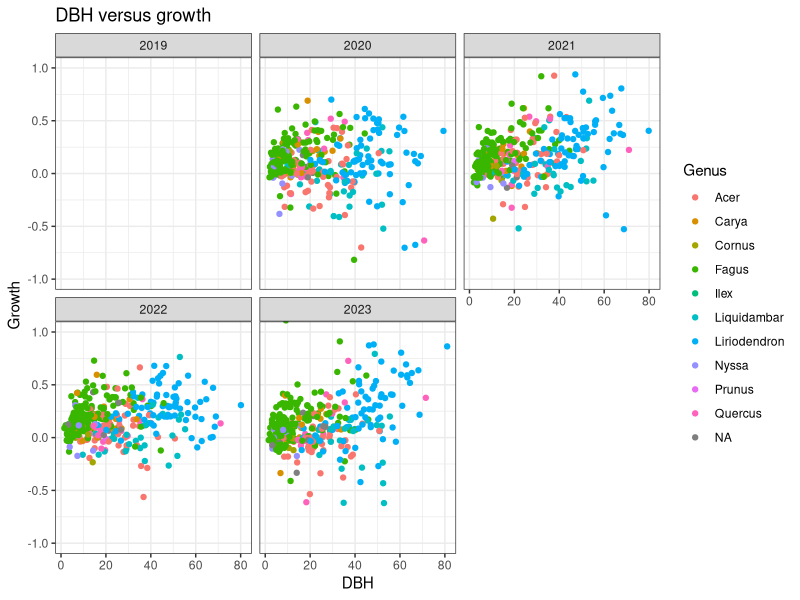
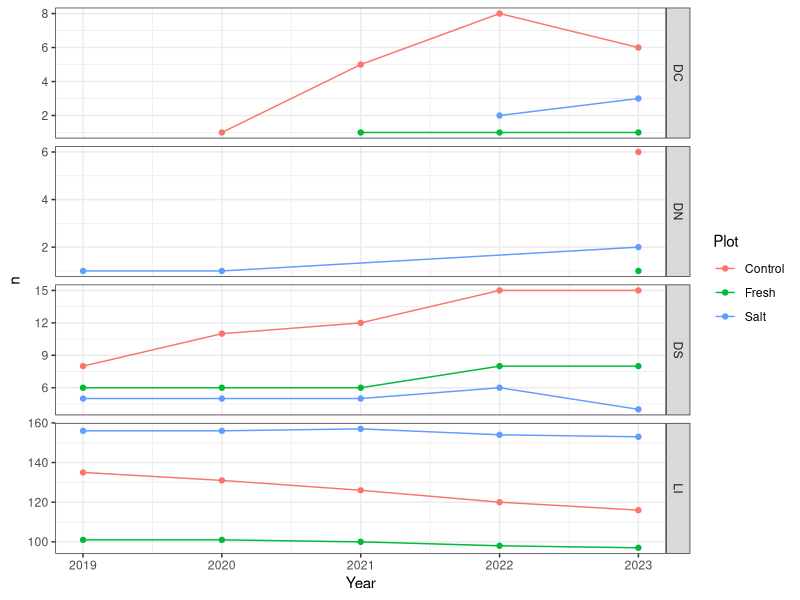
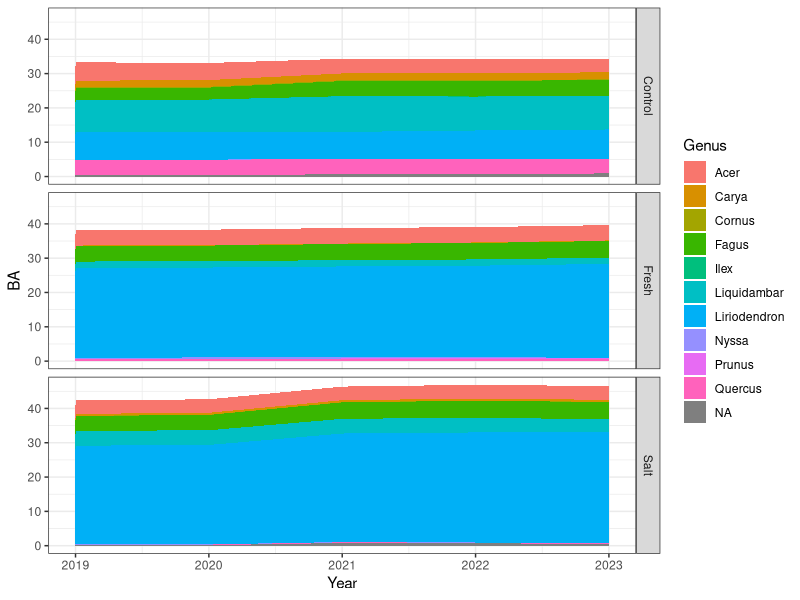
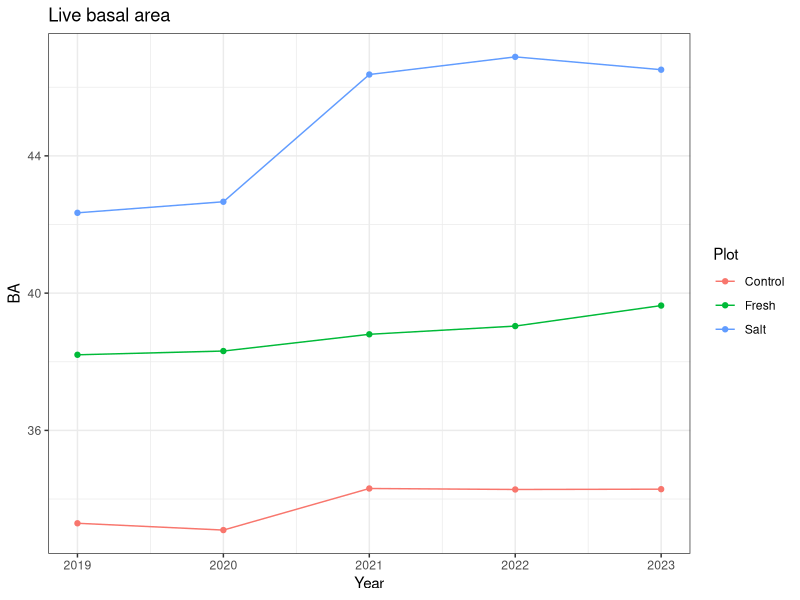
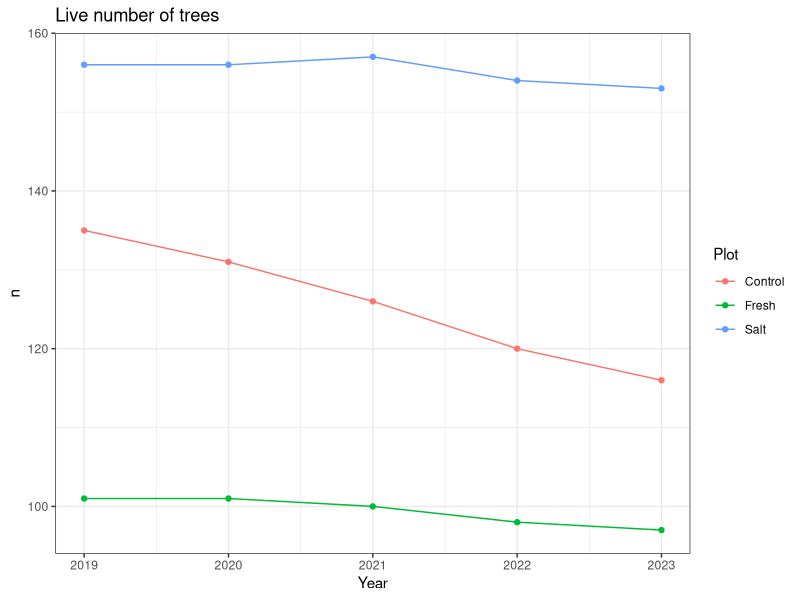

Write the R code that produced these figures, in order.
## ---- chunk 1
knitr::opts_chunk$set(echo = TRUE)

# QA/QC and summarize the TEMPEST inventory data
# BBL March 22022

library(readr)
library(dplyr)
library(tidyr)
library(ggplot2)
theme_set(theme_bw())
## ---- chunk 2
inv <- read_csv("../Data/tree_inventory/inventory.csv",
                col_types = "ccdcdDccdDcDdcDdcDdclcc")

genera <- read_csv("../Data/tree_inventory/species-genera.csv", 
                   col_types = "cc")

# There are some trees in our records that aren't in the plot, because of plot
# relocation several years ago. Remove them
inv <- filter(inv, In_Plot)

# Compute growth
# Growth_{year} is the difference between DBH_{year} and DBH_{year-1}
# It may be negative, because of inaccuracies in hand measurement of DBH
# Also flag resurrection and zombie trees
cn <- colnames(inv)
cn <- cn[grep("DBH_[0-9]{4}$", cn)]
years <- as.integer(gsub("DBH_", "", cn))
for(yr in years[-1]) {
    inv[[paste0("Growth_", yr)]] <- inv[[paste0("DBH_", yr)]] - inv[[paste0("DBH_", yr-1)]]
    inv[[paste0("Resurrect_", yr)]] <- inv[[paste0("Status_", yr)]] == "LI" &
        inv[[paste0("Status_", yr-1)]] %in% c("DS", "DC")
    inv[[paste0("Zombie_", yr)]] <- inv[[paste0("Status_", yr)]] == "DS" &
        inv[[paste0("Status_", yr-1)]] == c("DC")}

# The inventory file is 'wide'; we want it long
# Helper function: pivot_longer and separate {prefix}_{year}
pivot_and_split <- function(df, col_prefix) {
    stopifnot(any(grepl(col_prefix, colnames(df)))) # not present
    newcol <- gsub("_", "", col_prefix)
    df %>%
        select(Plot, Section, Tag, Grid, Species_code, starts_with(col_prefix)) %>%
        pivot_longer(cols = starts_with(col_prefix), values_to = newcol) %>%
        separate(name, into = c("x", "Year")) %>%
        select(-x)
}

# Reshape and split the date_{year}, Status_{year}, and DBH_{year} columns
inv_long_dbh <- pivot_and_split(inv, "DBH_")
inv_long_date <- pivot_and_split(inv, "Date_")
inv_long_growth <- pivot_and_split(inv, "Growth_")
inv_long_resurrect <- pivot_and_split(inv, "Resurrect_")
inv_long_zombie <- pivot_and_split(inv, "Zombie_")
joincols <- c("Plot", "Section", "Tag", "Grid", "Species_code", "Year")
inv %>%
    pivot_and_split("Status_") %>%
    left_join(inv_long_dbh, by = joincols) %>%
    left_join(inv_long_growth, by = joincols) %>%
    left_join(inv_long_resurrect, by = joincols) %>%
    left_join(inv_long_zombie, by = joincols) %>%
    left_join(inv_long_date, by = joincols) %>%
    # clean up
    mutate(Year = as.integer(Year)) %>%
    arrange(Plot, Tag, Year) %>% 
    # add genus information for cleaner graphs
    left_join(genera, by = "Species_code") %>% 
    # status codes propagate to following years
    mutate(Status_original = Status) %>% 
    fill(Status) ->
    inv_long

rm(inv_long_dbh, inv_long_date, inv_long_growth, inv_long_resurrect, inv_long_zombie)
## ---- chunk 3
growth_limits <- c(-1.0, 1.0)
ggplot(inv_long, aes(DBH, Growth, color = Genus)) +
    geom_jitter(na.rm = TRUE) + 
    coord_cartesian(ylim = growth_limits) + 
    ggtitle("DBH versus growth") +
    facet_wrap(~Year)

inv_long %>% 
    filter(Growth >= min(growth_limits), Growth <= max(growth_limits)) %>% 
    group_by(Genus, Year) %>% 
    summarise(Growth = mean(Growth, na.rm = TRUE),
              .groups = "drop") %>% 
    pivot_wider(names_from = "Year", values_from = "Growth") %>% 
    knitr::kable(caption = "Growth by genus and year", digits = 2)

inv_long %>% 
    filter(Growth < min(growth_limits) | Growth > max(growth_limits)) %>% 
    select(Plot, Section, Tag, Grid, Species_code, Year, Status, DBH, Growth) %>% 
    knitr::kable(caption = "Extreme growth values")
## ---- chunk 4
inv_long %>% 
    filter(Resurrect) %>% 
    select(Plot, Section, Tag, Grid, Species_code, Year, Status, DBH) %>% 
    knitr::kable()
## ---- chunk 5
inv_long %>% 
    filter(Zombie) %>% 
    select(Plot, Section, Tag, Grid, Species_code, Year, Status, DBH) %>% 
    knitr::kable()
## ---- chunk 6
inv_long %>% 
    filter(!Status %in% c("LI", "DS", "DC", "DN")) %>% 
    knitr::kable(caption = "Bad status")

inv_long %>% 
    filter(DBH < 1) %>% 
    knitr::kable(caption = "Bad DBH")

inv_long %>%
    filter(Status == "LI", is.na(Species_code)) %>%
    group_by(Plot, Section, Tag, Grid, Species_code) %>% 
    summarise(Year = paste(Year, collapse = ", "), .groups = "drop") %>% 
    knitr::kable(caption = "Live tree, unknown species")
## ---- chunk 7
# Number of trees
inv_long %>%
    group_by(Plot, Year, Status) %>%
    summarise(n = n(), .groups = "drop") %>%
    ggplot(aes(Year, n, color = Plot, group = Plot)) +
    geom_point() +
    geom_line() +
    facet_grid(Status~., scales = "free")
## ---- chunk 8
# Live trees species mix
inv_long %>%
    filter(Status == "LI") %>%
    group_by(Plot, Year, Genus) %>%
    summarise(n = n(),
              BA = sum(((DBH / 100) / 2) ^ 2 * pi, na.rm = TRUE) * 10000 / (50 * 40),
              .groups = "drop") ->
    species_mix

# Live trees DBH
ggplot(species_mix, aes(Year, BA, fill = Genus)) +
    geom_area(position="stack") +
    facet_grid(Plot~.)
## ---- chunk 9
species_mix %>%
    group_by(Plot, Year) %>%
    summarise(n = sum(n),
              BA = sum(BA, na.rm = TRUE),
              .groups = "drop") ->
    plot_totals

ggplot(plot_totals, aes(Year, BA, color = Plot, group = Plot)) + geom_point() + geom_line() + ggtitle("Live basal area")
ggplot(plot_totals, aes(Year, n, color = Plot, group = Plot)) + geom_point() + geom_line() + ggtitle("Live number of trees")
